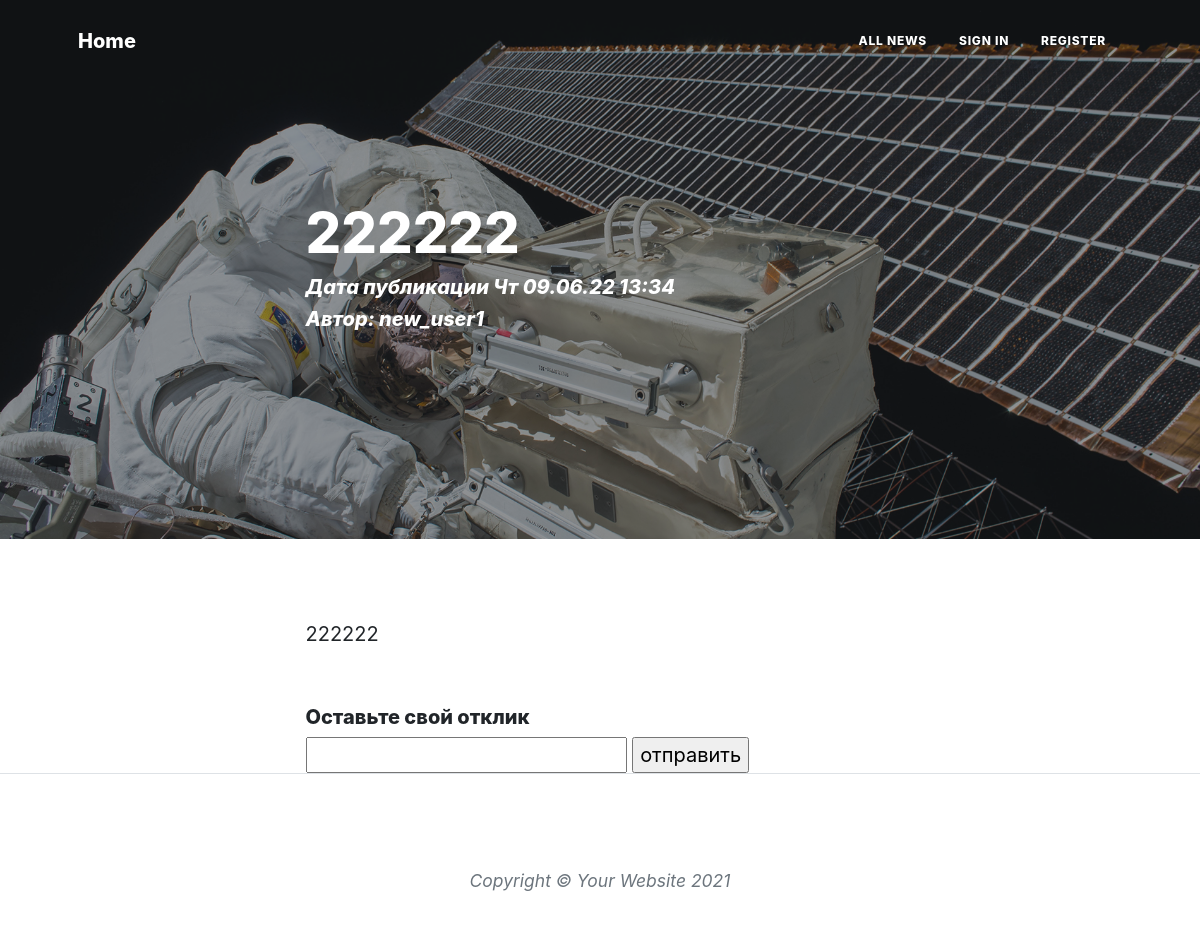
Screenshot of /news/2/ with the database file from the repository.
### ads/models.py (models this page shows, shortened)
class News(models.Model):
    author = models.ForeignKey(User, verbose_name='Автор', on_delete=models.CASCADE)
    header = models.CharField('Заголовок', max_length=255)
    content = RichTextUploadingField('Текст')
    character = models.ForeignKey(Characters, verbose_name='Персонаж', on_delete=models.CASCADE)
    time = models.DateTimeField('Дата публикации', auto_now_add=True)
    class Meta:
        verbose_name = 'Публикация'
        verbose_name_plural = 'Публикации'

### ads/views.py (the view)
# urls.py: path('news/<int:pk>/', PostView.as_view(), name='detail'),
class PostView(DetailView):
    model = News
    context_object_name = 'post'
    form_class = CommentForm
    def get_context_data(self, **kwargs):
        context = super().get_context_data(**kwargs)
        context['form'] = CommentForm()
        return context
    def post(self, request, *args, **kwargs):
        form = self.form_class(request.POST)
        if form.is_valid():
            form.save()
        return super().get(request, *args, **kwargs)

### ads/forms.py
class CommentForm(forms.ModelForm):
    text = forms.CharField(label='')
    class Meta:
        model = Comment
        fields = ['text']

### templates/ads/News_detail.html (shortened to what this page needs)
{% extends 'ads/Base.html' %}
{% load static %}
{% block content %}
        <header class="masthead" style="background-image: url({% static 'news/assets/img/post-bg.jpg' %})">
            <div class="container position-relative px-4 px-lg-5">
                <div class="row gx-4 gx-lg-5 justify-content-center">
                    <div class="col-md-10 col-lg-8 col-xl-7">
                        <div class="post-heading">
                            <h1>{{ post.header }}</h1>
                            <span class="meta">
                                <h5>Дата публикации {{ post.time|date:'D d.m.y H:i'}}</h5>
                                <h5>Автор: {{ post.author.username }}</h5>
                            </span>
                        </div>
                    </div>
                </div>
            </div>
        </header>
        <article class="mb-4">
            <div class="container px-4 px-lg-5">
                <div class="row gx-4 gx-lg-5 justify-content-center">
                    <div class="col-md-10 col-lg-8 col-xl-7">
                        {{ post.content|safe }}
                    </div>
                </div>
            </div>
        </article>
        <div class="container px-4 px-lg-5">
            <div class="row gx-4 gx-lg-5 justify-content-center">
                <div class="col-md-10 col-lg-8 col-xl-7">
                    <h5>Оставьте свой отклик</h5>
                    <form action="{% url 'add_comment' post.id %}" method="post">
                        {{form}}
                        <input type="submit" value="отправить"/>
                    </form>
                </div>
            </div>
        </div>
{% endblock content %}

### rows the page displays
News: header "222222", time "Чт 09.06.22 13:34", author.username "new_user1", content "222222"
